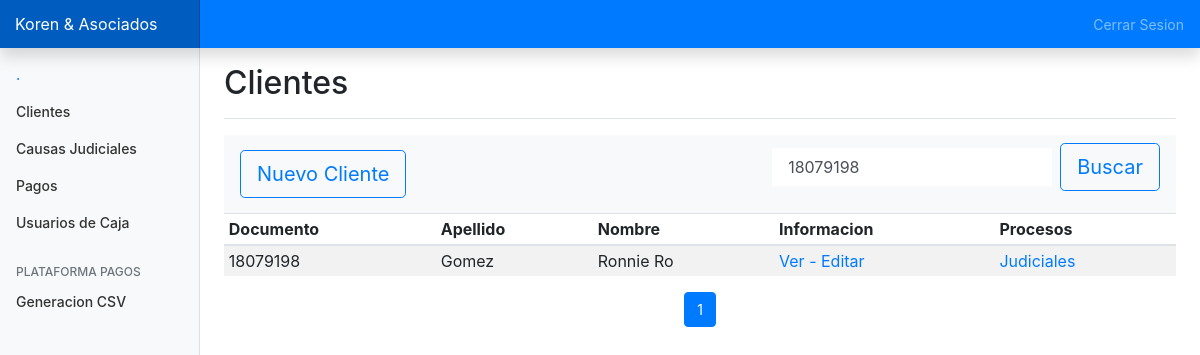
Page /website/buscarusuario.php?busqueda=18079198 on the committed database.
### tables this page shows
CREATE TABLE personas(
   usuario varchar(12) PRIMARY KEY,
   apellido varchar (50),
   nombre   varchar(100),
   sexo   varchar(20),
   fechanacimiento varchar(25),
   estadocivil  varchar(20),
   direccion  varchar(50),
   localidad  varchar(50),
   provincia varchar(50),
   codigopostal varchar(10),
   nacionalidad varchar(50),
   telefono varchar(100),
   email  varchar(50),  
   fallecido varchar(25)
);

### website/scripts/funciones.php (called while the page is built, shortened)
<?php
   $conexion = NULL;
   function getUsuarios(){
       global $conexion;
       $consulta = "SELECT * FROM personas";
       $respuesta = mysqli_query($conexion, $consulta);
       return $respuesta->fetch_all();
   }
?>

### website/buscarusuario.php (the view, shortened to what this page needs)
<?php
  require 'scripts/funciones.php';
   $usuarios = getUsuarios();
?>
<html lang="es">
  <head>
<link href="css/bootstrap.min.css" rel="stylesheet">
<link rel="stylesheet" href="https://stackpath.bootstrapcdn.com/bootstrap/4.3.1/css/bootstrap.min.css">
    <link href="css/dashboard.css" rel="stylesheet">
  </head>
  <body>
<div class="container-fluid">
  <div class="row">
    <main role="main" class="col-md-9 ml-sm-auto col-lg-10 px-4">
            <?php
            $busqueda = strtolower($_REQUEST['busqueda']);
            ?>
      <div class="d-flex justify-content-between flex-wrap flex-md-nowrap align-items-center pt-3 pb-2 mb-3 border-bottom">
        <h1 class="h2">Clientes</h1>
      </div>
<nav class="navbar navbar-light bg-light">
        <a href="registro.php"><button type="button" class="btn btn-lg btn-outline-primary" >Nuevo Cliente</button></a>
  <form action="buscarusuario.php" method="get" class="form-inline">
    <input class="form-control mr-sm-2" type="search" name="busqueda" placeholder="Buscar" id="busqueda" aria-label="Buscar" value="<?php echo $busqueda; ?>">
    <button class="btn btn-lg btn-outline-primary" type="submit">Buscar</button>
  </form>
</nav>
<?php
             $consulta = "SELECT COUNT(*) as totalregistros FROM `personas` WHERE (
                                                               usuario LIKE '%$busqueda%' OR
                                                               apellido LIKE '%$busqueda%' OR
                                                               nombre LIKE '%$busqueda%' OR
                                                               email LIKE '%$busqueda%' ) ";
             $totalregiste = mysqli_query($conexion, $consulta);
             $totalregister = mysqli_fetch_array($totalregiste);
             $totalregistros= $totalregister['totalregistros'];
             $porpagina=25;
             if(empty($_GET['pagina']))
             {
              $pagina= 1;
              }else {
              $pagina = $_GET['pagina'];
              }
              $desde = ($pagina - 1) * $porpagina;
              $totalpaginas = ceil($totalregistros / $porpagina);
              $startloop = $pagina;
              $endloop = $startloop + 4;
              if($endloop>$totalpaginas){
                $endloop=$totalpaginas;
              }
              $consulta = "SELECT * FROM personas WHERE (
                usuario LIKE '%$busqueda%' OR
                apellido LIKE '%$busqueda%' OR
                nombre LIKE '%$busqueda%' OR
                email LIKE '%$busqueda%' )
                 ORDER BY apellido ASC LIMIT $desde,$porpagina";
              $query = mysqli_query($conexion, $consulta);
              $usuarios = mysqli_fetch_all($query);
       ?>
      <div class="table-responsive">
        <table class="table table-striped table-sm">
          <thead>
            <tr>
              <th>Documento</th>
              <th>Apellido</th>
              <th>Nombre</th>
              <th>Informacion</th>
              <th>Procesos</th>
            </tr>
          </thead>
          <tbody>
            <?php    foreach ($usuarios as $usuario):   ?>
                <tr>
                  <td><?php echo $usuario[0]   ?></td>
                   <td><?php echo utf8_encode($usuario[1])   ?></td>
                   <td><?php echo utf8_encode($usuario[2])    ?></td>
                   <td><a href="datos.php?usuario=<?php echo $usuario[0] ?>">
                               Ver - Editar</a></td>
                   <td><a href="judiciales.php?usuario=<?php echo $usuario[0] ?>">
                               Judiciales</a></td>
                </tr>
            <?php endforeach;   ?>
          </tbody>
        </table>
          <nav>
          <ul class="pagination justify-content-center">
          <?php
            for($i=$startloop;$i <= $endloop;$i++){
                if ($i==$pagina){
                    echo '<li class="page-item active"><a class="page-link">'.$i.' </a></li>';
                  }else{
                echo '<li class="page-item"><a href="?pagina='.$i.'" class="page-link">'.$i.' </a></li>';
                  }
              }
            ?>
          </ul>
          </nav>
      </div>
    </main>
  </div>
</div>
        <script src="js/dashboard.js"></script></body>
</html>

### website/css/dashboard.css (style rules this page uses)
body { font-size: .875rem; }
.sidebar { position: fixed; top: 0; bottom: 0; left: 0; z-index: 100; padding: 48px 0 0; box-shadow: inset -1px 0 0 rgba(0, 0, 0, .1); }
.sidebar-sticky { position: relative; top: 0; height: calc(100vh - 48px); padding-top: .5rem; overflow-x: hidden; overflow-y: auto; }
.sidebar .nav-link { font-weight: 500; color: #333; }
.sidebar .nav-link.active { color: #007bff; }
.sidebar-heading { font-size: .75rem; text-transform: uppercase; }
[role="main"] { padding-top: 133px; }
@media (min-width: 768px) { [role="main"] { padding-top: 48px; } }
.navbar-brand { padding-top: .75rem; padding-bottom: .75rem; font-size: 1rem; background-color: rgba(0, 0, 0, .25); box-shadow: inset -1px 0 0 rgba(0, 0, 0, .25); }
.navbar .form-control { padding: .75rem 1rem; border-width: 0; border-radius: 0; }

### rows in the picture
personas: usuario "18079198", apellido "Gomez", nombre "Ronnie Ro"
